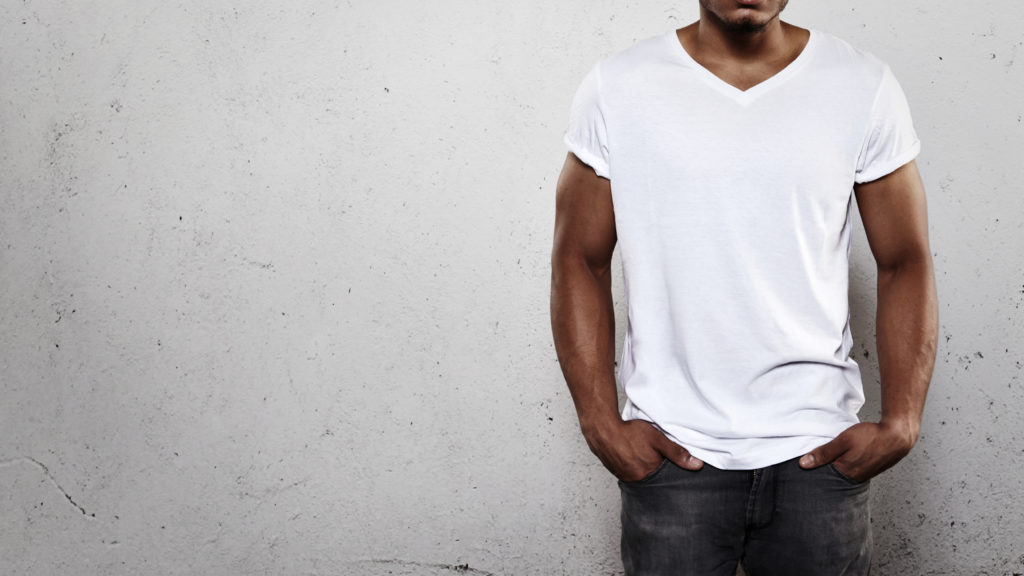
//> input picture 01_first_lab/black_man.jpg, 1024 x 576 px, given in place of video.mp4, which was not available
$ ./square_detect   (built with g++ and OpenCV 4)
//> lines starting //> are read from the running program, lines starting //| are printed output that depends on the picture; after the words box and inside, x2 and y2 are one past the last pixel; in counts of white or black regions, pixels touching at a corner belong together; pictures that were not available may be replaced by others from this repository, and a replacement may not be noted
#include <opencv2/core.hpp>
#include <opencv2/imgcodecs.hpp>
#include <opencv2/highgui.hpp>
#include <opencv2/imgproc.hpp>
#include <opencv2/opencv.hpp>
#include <iostream>
#include <string>
#include <sstream>
#include <vector>
using namespace cv;
using namespace std;


int main() {
    VideoCapture cap("video.mp4");
    int frame_width = cap.get(cv::CAP_PROP_FRAME_WIDTH);
    int frame_height = cap.get(cv::CAP_PROP_FRAME_HEIGHT);
    VideoWriter video("white_square.mp4", cap.get(cv::CAP_PROP_FOURCC), cap.get(cv::CAP_PROP_FPS), Size(frame_width, frame_height));


    if (!cap.isOpened()) {
        cout << "Error opening video stream or file" << endl;
        return -1;
    }
    Moments prev_center;
    bool first = true;
    while (1) {

        Mat img;
        cap >> img;
//> img is the input picture: 576 rows x 1024 cols, CV_8UC3; mean B, G, R 179.4, 178.8, 182.3

        if (img.empty())
            break;

        Mat img_HSV;
        cvtColor(img, img_HSV, COLOR_BGR2HSV);
//> img_HSV: 576 rows x 1024 cols, CV_8UC3; mean H, S, V 57.6, 14.3, 184

        Mat white;
        inRange(img_HSV, Scalar(95, 12, 150), Scalar(255, 50, 255), white);
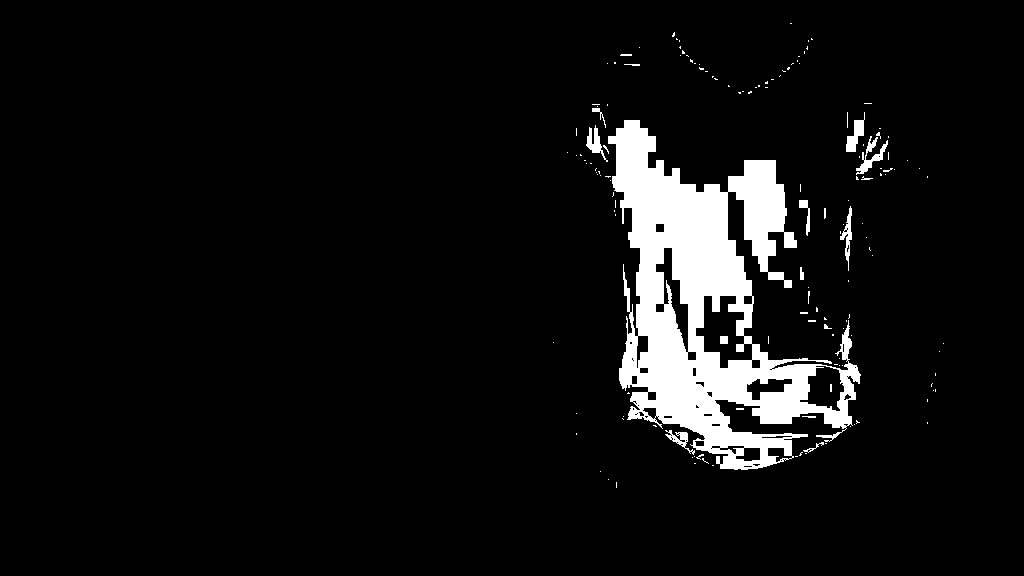
//> white: 576 rows x 1024 cols, CV_8UC1; 6.7% white; 152 white regions (135 under 20 px), largest, box (x1, y1, x2, y2) and area: (608, 120, 861, 470) 36830, (856, 136, 888, 175) 373, (846, 112, 865, 152) 336

        Mat edges;
        Canny(white, edges, 100, 300);
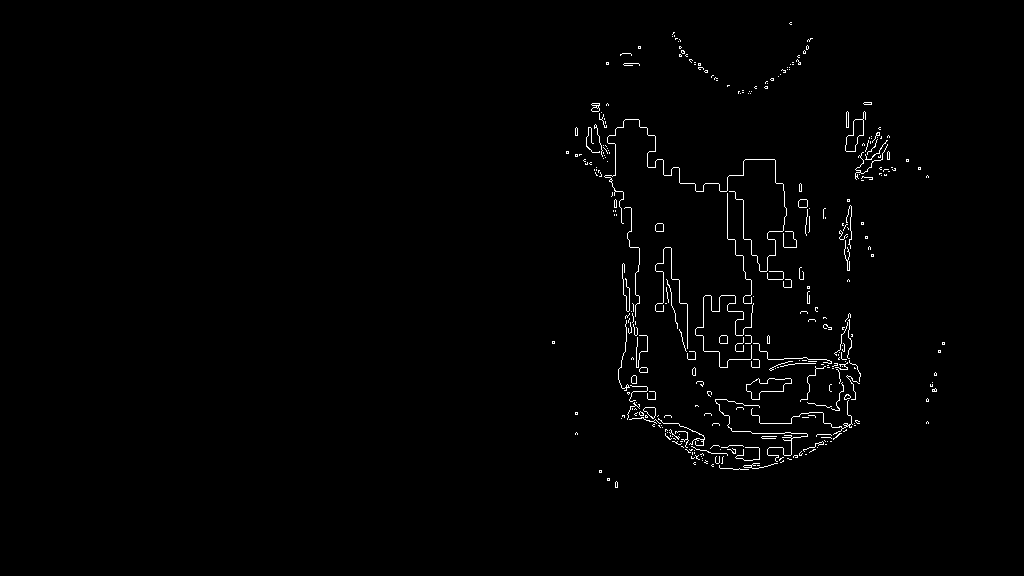
//> edges: 576 rows x 1024 cols, CV_8UC1; 1% white in thin lines or dots, all inside (x1, y1, x2, y2) = (552, 22, 945, 488)

        Mat img_blur;
        GaussianBlur(edges, img_blur, Size(3, 3), 0);

        vector<vector<Point>> contour;
        vector<Vec4i> hierarchy;
        findContours(img_blur, contour, hierarchy, RETR_EXTERNAL, CHAIN_APPROX_SIMPLE);
//> contour = 62 contours, 29 with area under 20; largest, box (x1, y1, x2, y2) and area: (585, 118, 862, 471) 50262, (854, 126, 891, 182) 870, (838, 204, 853, 272) 491, (844, 110, 867, 153) 466, (797, 198, 811, 237) 234
        if (first) {
            prev_center = moments(contour[0]);
//> prev_center = moments, m00 31, centre m10/m00, m01/m00 = (616, 484.1)
            first = false;
        }
        Mat draw = Mat::zeros(edges.size(), CV_8UC3);
        size_t i = 0;
        Moments prev_center = moments(contour[0]);
        for (size_t i = 0; i < contour.size(); i++) {
            vector<Point> approx;
            approxPolyDP(contour[i], approx, arcLength(contour[i], true) * 0.01, true);

            Moments center = moments(contour[i]);

            int ax = center.m10 / center.m00;
            int ay = center.m01 / center.m00;
            int bx = prev_center.m10 / prev_center.m00;
            int by = prev_center.m01 / prev_center.m00;
            if ((abs(ax - bx) <= 1) && (abs(ay - by) <= 1)) {
                drawContours(img, contour, i, Scalar(0, 0, 255), 1, LINE_8, hierarchy, 1);
                Point text_coord(ax, ay);
                putText(img, "Square", text_coord, FONT_HERSHEY_SIMPLEX, 0.8, Scalar(0, 0, 255), 2);
                Moments prev_center = center;
            }
        }
//> this loop made 62 passes
//> (ax, ay) on passes 1 to 12: (616, 484), (608, 479), (600, 471), (576, 433), (927, 422), (576, 413), (927, 399), (932, 387), (935, 373), (939, 351), (943, 343), (553, 342)
//> (approx, ax, ay) on passes 54, 58: (4 Points (x, y): [605, 61], [605, 65], [609, 65], [609, 61], 607, 63), (4 Points (x, y): [637, 45], [637, 49], [641, 49], [641, 45], 639, 47)
//> pass 1, `putText(img, "Square", text_coord, FONT_HERSHEY_SIMPLEX, 0.8, Scalar(0..`:
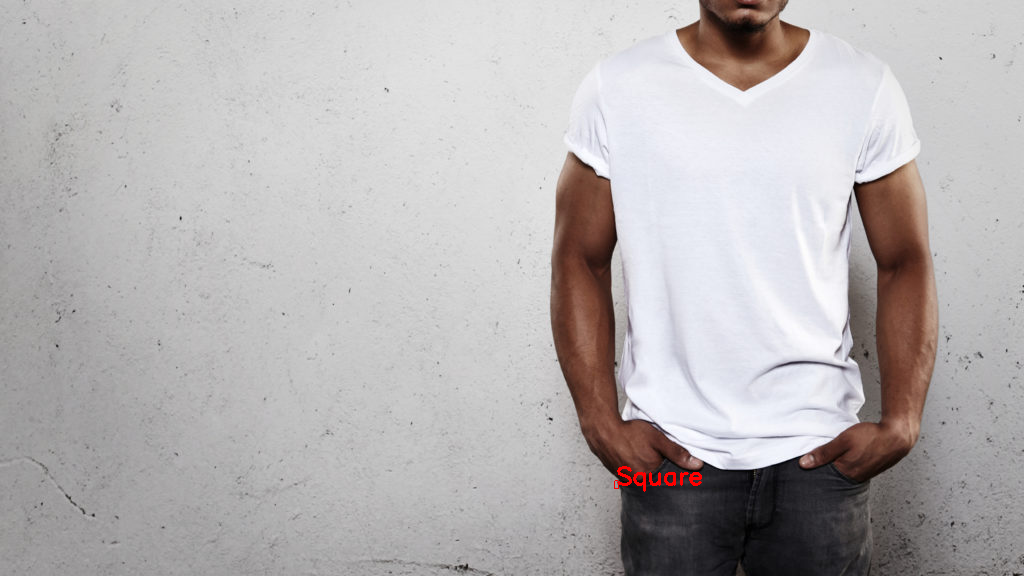
//> img: 576 rows x 1024 cols, CV_8UC3; 0.11% of pixels changed, all inside (x1, y1, x2, y2) = (614, 466, 702, 492)
        imshow("White square", img);
        video.write(img);
        char c = (char)waitKey(25);
//> the Esc key is pressed
        if (c == 27)
            break;
    }

    cap.release();
    destroyAllWindows();

    return 0;
}
